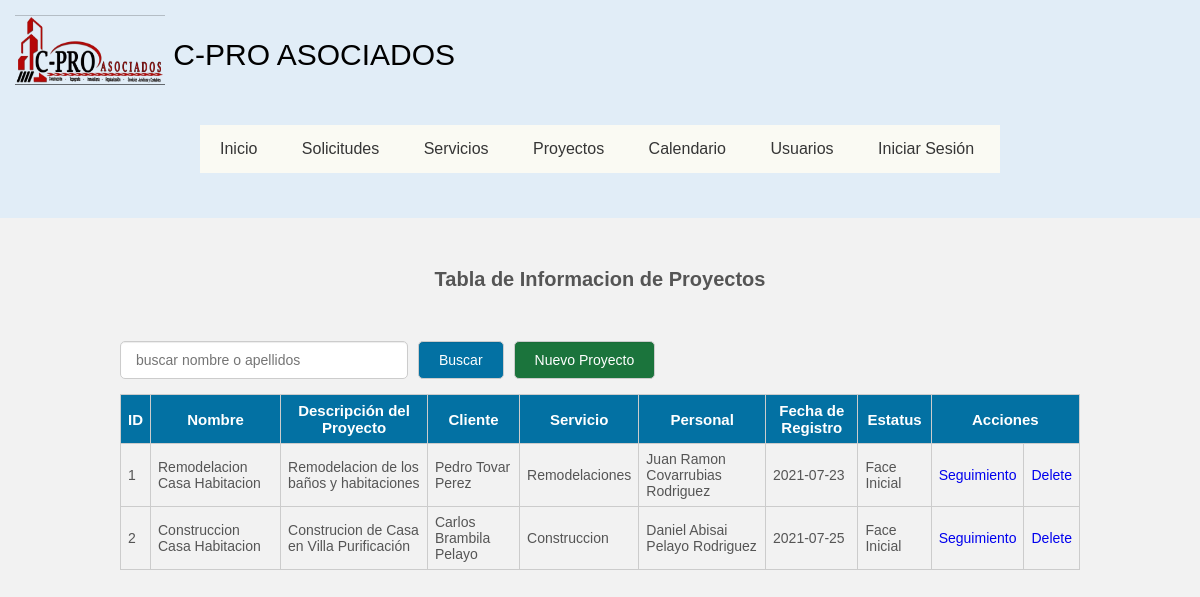
/Administrador/proyectos.php, run on the app's committed database.
### tables this page shows
CREATE TABLE `proyectoss` (
  `id_proyectos` int(11) NOT NULL,
  `nombre` varchar(100) NOT NULL,
  `descripcion` varchar(450) NOT NULL,
  `idusuarios` int(11) NOT NULL,
  `idservicio` int(11) NOT NULL,
  `idpersonal` int(11) NOT NULL,
  `fecharegistro` date NOT NULL,
  `estatus` varchar(50) NOT NULL
);

CREATE TABLE `servicio` (
  `idservicio` int(11) NOT NULL,
  `nombre` varchar(100) DEFAULT NULL,
  `descripcion` varchar(150) DEFAULT NULL
);

### Administrador/proyectos.php (the view, shortened to what this page needs)
<?php
    include_once 'conexion.php';
?>
<!DOCTYPE html>
<html lang="en">
<head>
	<link rel="stylesheet" href="css/estilos.css">
    <link rel="stylesheet" href="css/personalestilos.css">
</head>
<body>
	<header>
		<div class="logo">
				<a href="index.php"><img src="img/logo.png" width="150" alt=""></a>
				<a href="#">C-PRO ASOCIADOS</a>
			</div>
		<nav class="navegacion">
			<ul class="menu">
				<li><a href="index.php">Inicio</a>
				</li>
				<li><a href="informacion.php">Solicitudes</a>
				</li>
				<li><a href="servicios.html">Servicios</a></li>
				<li><a href="proyecto.php">Proyectos</a>
				</li>
				<li><a href="indexcalend.php">Calendario</a>
				</li>
				<li><a href="usuarios.php">Usuarios</a>
				</li>
				<li><a href="login_usuario.php">Iniciar Sesión</a>
				</li>
			</ul>
		</nav>
	</header>
	<div class="contenedor">
		<h2>Tabla de Informacion de Proyectos</h2>
		<div class="barra__buscador">
			<form action="" class="formulario" method="post">
				<input type="text" name="buscar" placeholder="buscar nombre o apellidos"
				value="<?php if(isset($buscar_text)) echo $buscar_text; ?>" class="input__text">
				<input type="submit" class="btn" name="btn_buscar" value="Buscar">
				<a href="guardarproyecto.php" class="btn btn__nuevo">Nuevo Proyecto</a>
			</form>
			<table>
				<tr class="head">
					<td>ID</td>
					<td>Nombre</td>
					<td>Descripción del Proyecto</td>
					<td>Cliente</td>
					<td>Servicio</td>
					<td>Personal</td>
					<td>Fecha de Registro</td>
					<td>Estatus</td>
					<td colspan="2">Acciones</td>
				</tr>
				<?php
				$query="SELECT proyecto.id_proyectos, proyecto.nombre, proyecto.descripcion, proyecto.fecharegistro, proyecto.estatus,
				CONCAT(usuario.nombre, ' ', usuario.apellidos) as nombreusuario,
				servicio.nombre as nombreservicio,
				CONCAT(personal.nombre, ' ', personal.apellidopat, ' ', personal.apellidomat) as nombrepersonal
				FROM proyectoss proyecto
				INNER JOIN usuarios usuario ON proyecto.idusuarios = usuario.idusuarios
				INNER JOIN servicio servicio ON proyecto.idservicio = servicio.idservicio
				INNER JOIN personal personal ON proyecto.idpersonal = personal.idpersonal";
				if( !$consulta=$con->query($query) ){
				}else{
					while ($fila=$consulta->fetch(PDO::FETCH_ASSOC) )
					{
						?>
						<tr>
							<td><?php echo $fila['id_proyectos'];?></td>
							<td><?php echo $fila['nombre'];?></td>
							<td><?php echo $fila['descripcion'];?></td>
							<td><?php echo $fila['nombreusuario'];?></td>
							<td><?php echo $fila['nombreservicio'];?></td>
							<td><?php echo $fila['nombrepersonal'];?></td>
							<td><?php echo $fila['fecharegistro'];?></td>
							<td><?php echo $fila['estatus'];?></td>
							<td><a href="seguimientoproyecto.php">Seguimiento</a></td>
							<td><a href="deleteproyecto.php?id_proyectos=<?php echo $fila['id_proyectos'];?>" class="btn btn_delete">Delete</a></td>
						</tr>
						<?php
					}
				}
				?>
			</table>
		</div>
	</div>
</body>
</html>

### Administrador/css/estilos.css (style rules this page uses)
* { margin:0; padding: 0; -webkit-box-sizing:border-box; -moz-box-sizing: border-box; box-sizing: border-box; }
body { background:#FDFCF8; }
header { background: #E1EDF7; width: 100%; padding: 15px; display: flex; justify-content: space-between; align-items: center; flex-direction: row; flex-wrap: wrap; }
header .logo { color: #fff; font-size: 30px }
header .logo img { width: 150px; height: 70px; vertical-align: top; }
header .logo a { color: black; text-decoration: none; line-height: 80px; }
.navegacion { width: 800px; margin: 30px auto; background: #FAFAF3; }
.navegacion ul { list-style: none; }
.menu > li { display: inline-block; }
.menu > li > a { display: block; padding: 15px 20px; color: #353535; font-family: sans-serif; text-decoration: none; text-align: center; }

### Administrador/css/personalestilos.css (style rules this page uses)
* { padding: 0; margin: 0px; box-sizing: border-box; }
body { font-family: 'Arial',sans-serif; font-size: 16px; background: #f2f2f2; }
a { text-decoration: none; }
.contenedor { width: 80%; max-width: 1000px; margin: 30px auto; overflow: hidden; }
h2 { display: block; margin-top: 20px; margin-bottom: 20px; text-align: center; font-size: 20px; font-family: 'Arial', sans-serif; font-weight: bold; color: #555; }
.barra__buscador { width: 100%; margin-top: 50px; margin-bottom: 10px; }
.formulario { display: flex; width: 100%; overflow: hidden; }
form .input__text { width: 100%; border: 1px solid #ccc; border-radius: 5px; box-shadow: 0 1px 1px rgba(0, 0, 0, 0.075) inset; color: #848688; display: block; font-size: 14px; margin-bottom: 15px; padding: 10px 15px; max-width: 30%; margin-right: 10px; outline: medium none; }
form .btn { border: 1px solid #ccc; border-radius: 5px; box-shadow: 0 1px 1px rgba(0, 0, 0, 0.075) inset; color: #fff; display: block; font-size: 14px; background: rgb(3, 113, 163); margin-bottom: 15px; padding: 10px 20px; margin-right: 10px; outline: medium none; cursor: pointer; }
.btn__nuevo { float: right; background: #1b743c !important; }
table { width: 100%; border-collapse: collapse; }
table .head { background: rgb(3, 113, 163); }
table .head td { color: #fff; font-family: 'Arial',sans-serif; font-weight: bold; font-size: 15px; text-align: center; }
table tr td { border:1px solid #ccc; padding: 7px; font-size: 14px; color: #555; }

### data on the page
proyectoss: id_proyectos "1", nombre "Remodelacion Casa Habitacion", descripcion "Remodelacion de los baños y habitaciones", nombreusuario "Pedro Tovar Perez", idservicio.nombre "Remodelaciones", nombrepersonal "Juan Ramon Covarrubias Rodriguez", fecharegistro "2021-07-23", estatus "Face Inicial"
proyectoss: id_proyectos "2", nombre "Construccion Casa Habitacion", descripcion "Construcion de Casa en Villa Purificación", nombreusuario "Carlos Brambila Pelayo", idservicio.nombre "Construccion", nombrepersonal "Daniel Abisai Pelayo Rodriguez", fecharegistro "2021-07-25", estatus "Face Inicial"
